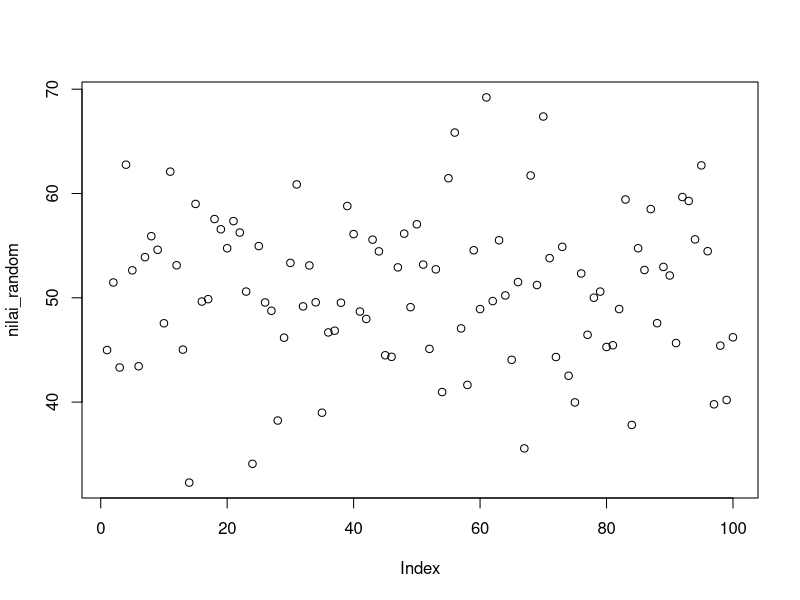
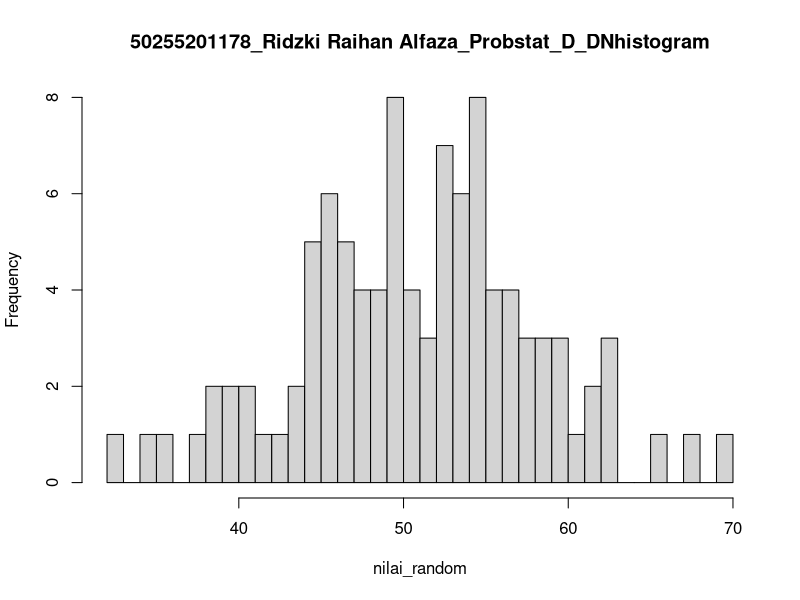

Here is the R script that generated these plots, in order:
# a
set.seed(1)
ratarata = 50
nilai_random = rnorm(100,mean = ratarata, sd = 8)
nilai_random
X1 = runif(1, min(nilai_random), ratarata)
X2 = runif(1, ratarata, max(nilai_random))
pnorm(X2, ratarata, 8) - pnorm(X1, ratarata, 8)
plot(nilai_random)

# b
hist(nilai_random,breaks = 50,main = "50255201178_Ridzki Raihan Alfaza_Probstat_D_DNhistogram")

# c
var(nilai_random)
